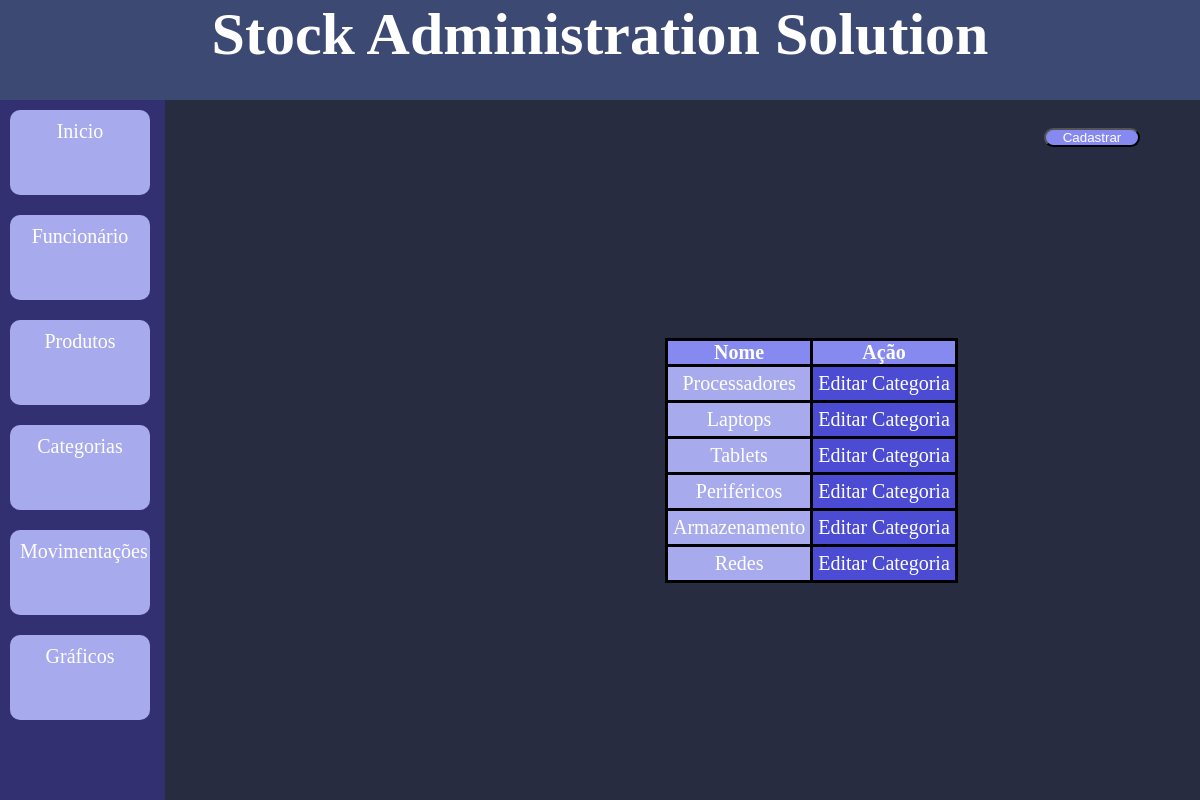
Screenshot of /categorias with the database file from the repository.
### models.py (models this page shows, shortened)
class Categoria(Base):
    __tablename__ = 'categorias'
    id = Column(Integer, primary_key=True)
    nome = Column(String(40), nullable=False, index=True)
    def serialize_user(self):
        dados_categoria = {
            'id': self.id,
            'nome': self.nome,
        }
        return dados_categoria

### app.py (the view)
@app.route('/categorias', methods=['GET'])
def categorias():
    sql_categorias = select(Categoria)
    resultado_categorias = db_sesion.execute(sql_categorias).scalars()
    lista_categorias = []
    for x in resultado_categorias:
        lista_categorias.append(x.serialize_user())
        print(lista_categorias[-1])
    return render_template("lista_categoria.html",
                           categorias_banco=lista_categorias)

### templates/lista_categoria.html
{% extends 'base.html' %}
{% block conteudo %}
<div class="categoria_tab">
    <table>
    <thead>
        <tr>
            <th>Nome</th>
            <th>Ação</th>
        </tr>
    </thead>
    <tbody>
        {% for item in categorias_banco %}
        <tr>
            <td>{{item.nome}}</td>
            <td class="editar"><a href="{{ url_for('editar_categoria',id=item.id) }}">Editar Categoria</a></td>
        </tr>
            {% endfor %}
    </tbody>
</table>
</div>
<button class="continuar"><a id="continue" href="{{url_for('criar_categoria')}}">Cadastrar</a></button>
{% endblock conteudo %}

### static/base.css (style rules this page uses)
* { margin: 0; padding: 0; }
body, html { height: 100vh; font-family: "Berlin Sans FB"; font-size: 20px; background-color: #282c40; }
li, a { color: white; text-decoration: none; }
div { color: white; }
table, td, th { border: 3px solid black; border-collapse: collapse; }
td { text-align: center; padding: 5px; background-color: #a8aaee; color: white; }
th { background-color: #8689ef; color: white; }
.editar { background-color: #4b4bd3; }
.categoria_tab { margin-left: 500px; margin-top: 20px; }
.continuar { position: absolute; width: 8%; background-color: #8689ef; text-align: center; color: white; border-radius: 20px; height: auto; top: 16vh; right: 5vw; }

### rows the page displays
Categoria: nome "Processadores"
Categoria: nome "Laptops"
Categoria: nome "Tablets"
Categoria: nome "Periféricos"
Categoria: nome "Armazenamento"
Categoria: nome "Redes"
